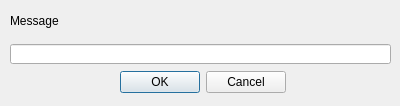
<?xml version="1.0" encoding="UTF-8"?>
<ui version="4.0">
 <class>uiPrivilege</class>
 <widget class="QDialog" name="uiPrivilege">
  <property name="geometry">
   <rect>
    <x>0</x>
    <y>0</y>
    <width>400</width>
    <height>106</height>
   </rect>
  </property>
  <property name="minimumSize">
   <size>
    <width>400</width>
    <height>106</height>
   </size>
  </property>
  <property name="maximumSize">
   <size>
    <width>400</width>
    <height>106</height>
   </size>
  </property>
  <property name="windowTitle">
   <string>Changing privileges</string>
  </property>
  <property name="windowIcon">
   <iconset resource="../scc.qrc">
    <normaloff>:/images/logo_64.png</normaloff>:/images/logo_64.png</iconset>
  </property>
  <widget class="QLabel" name="label_msg">
   <property name="geometry">
    <rect>
     <x>10</x>
     <y>0</y>
     <width>381</width>
     <height>41</height>
    </rect>
   </property>
   <property name="text">
    <string>Message</string>
   </property>
  </widget>
  <widget class="QDialogButtonBox" name="buttonBox">
   <property name="geometry">
    <rect>
     <x>120</x>
     <y>70</y>
     <width>166</width>
     <height>25</height>
    </rect>
   </property>
   <property name="standardButtons">
    <set>QDialogButtonBox::Cancel|QDialogButtonBox::Ok</set>
   </property>
  </widget>
  <widget class="QLineEdit" name="lineEdit">
   <property name="geometry">
    <rect>
     <x>10</x>
     <y>44</y>
     <width>381</width>
     <height>20</height>
    </rect>
   </property>
   <property name="maximumSize">
    <size>
     <width>16777215</width>
     <height>25</height>
    </size>
   </property>
   <property name="focusPolicy">
    <enum>Qt::StrongFocus</enum>
   </property>
   <property name="acceptDrops">
    <bool>true</bool>
   </property>
   <property name="maxLength">
    <number>255</number>
   </property>
  </widget>
 </widget>
 <resources>
  <include location="../scc.qrc"/>
 </resources>
 <connections/>
</ui>
